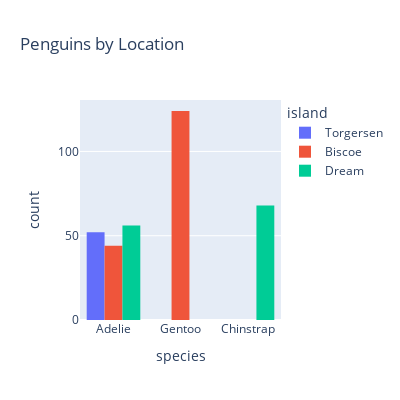

This figure's notebook cell:
### Code cell
fig = px.histogram(peng, x="species",
             color='island', barmode='group',
             height=400,
             width=400,
             title="Penguins by Location")

fig.show()

### Figure 1 — Plotly figure (JSON) as saved in the notebook; plotly's stock layout.template omitted (floating-point values rounded to 4 significant figures; data arrays with more than 128 entries replaced by an {"elided": "..."} marker saying what was removed)
{"data": [{"alignmentgroup": "True", "bingroup": "x", "hovertemplate": "island=Torgersen<br>species=%{x}<br>count=%{y}<extra></extra>", "legendgroup": "Torgersen", "marker": {"color": "#636efa", "pattern": {"shape": ""}}, "name": "Torgersen", "offsetgroup": "Torgersen", "orientation": "v", "showlegend": true, "type": "histogram", "x": ["Adelie", "Adelie", "Adelie", "Adelie", "Adelie", "Adelie", "Adelie", "Adelie", "Adelie", "Adelie", "Adelie", "Adelie", "Adelie", "Adelie", "Adelie", "Adelie", "Adelie", "Adelie", "Adelie", "Adelie", "Adelie", "Adelie", "Adelie", "Adelie", "Adelie", "Adelie", "Adelie", "Adelie", "Adelie", "Adelie", "Adelie", "Adelie", "Adelie", "Adelie", "Adelie", "Adelie", "Adelie", "Adelie", "Adelie", "Adelie", "Adelie", "Adelie", "Adelie", "Adelie", "Adelie", "Adelie", "Adelie", "Adelie", "Adelie", "Adelie", "Adelie", "Adelie"], "xaxis": "x", "yaxis": "y"}, {"alignmentgroup": "True", "bingroup": "x", "hovertemplate": "island=Biscoe<br>species=%{x}<br>count=%{y}<extra></extra>", "legendgroup": "Biscoe", "marker": {"color": "#EF553B", "pattern": {"shape": ""}}, "name": "Biscoe", "offsetgroup": "Biscoe", "orientation": "v", "showlegend": true, "type": "histogram", "x": {"elided": "168 str values"}, "xaxis": "x", "yaxis": "y"}, {"alignmentgroup": "True", "bingroup": "x", "hovertemplate": "island=Dream<br>species=%{x}<br>count=%{y}<extra></extra>", "legendgroup": "Dream", "marker": {"color": "#00cc96", "pattern": {"shape": ""}}, "name": "Dream", "offsetgroup": "Dream", "orientation": "v", "showlegend": true, "type": "histogram", "x": ["Adelie", "Adelie", "Adelie", "Adelie", "Adelie", "Adelie", "Adelie", "Adelie", "Adelie", "Adelie", "Adelie", "Adelie", "Adelie", "Adelie", "Adelie", "Adelie", "Adelie", "Adelie", "Adelie", "Adelie", "Adelie", "Adelie", "Adelie", "Adelie", "Adelie", "Adelie", "Adelie", "Adelie", "Adelie", "Adelie", "Adelie", "Adelie", "Adelie", "Adelie", "Adelie", "Adelie", "Adelie", "Adelie", "Adelie", "Adelie", "Adelie", "Adelie", "Adelie", "Adelie", "Adelie", "Adelie", "Adelie", "Adelie", "Adelie", "Adelie", "Adelie", "Adelie", "Adelie", "Adelie", "Adelie", "Adelie", "Chinstrap", "Chinstrap", "Chinstrap", "Chinstrap", "Chinstrap", "Chinstrap", "Chinstrap", "Chinstrap", "Chinstrap", "Chinstrap", "Chinstrap", "Chinstrap", "Chinstrap", "Chinstrap", "Chinstrap", "Chinstrap", "Chinstrap", "Chinstrap", "Chinstrap", "Chinstrap", "Chinstrap", "Chinstrap", "Chinstrap", "Chinstrap", "Chinstrap", "Chinstrap", "Chinstrap", "Chinstrap", "Chinstrap", "Chinstrap", "Chinstrap", "Chinstrap", "Chinstrap", "Chinstrap", "Chinstrap", "Chinstrap", "Chinstrap", "Chinstrap", "Chinstrap", "Chinstrap", "Chinstrap", "Chinstrap", "Chinstrap", "Chinstrap", "Chinstrap", "Chinstrap", "Chinstrap", "Chinstrap", "Chinstrap", "Chinstrap", "Chinstrap", "Chinstrap", "Chinstrap", "Chinstrap", "Chinstrap", "Chinstrap", "Chinstrap", "Chinstrap", "Chinstrap", "Chinstrap", "Chinstrap", "Chinstrap", "Chinstrap", "Chinstrap", "Chinstrap", "Chinstrap", "Chinstrap", "Chinstrap"], "xaxis": "x", "yaxis": "y"}], "layout": {"barmode": "group", "height": 400, "legend": {"title": {"text": "island"}, "tracegroupgap": 0}, "title": {"text": "Penguins by Location"}, "width": 400, "xaxis": {"anchor": "y", "domain": [0, 1], "title": {"text": "species"}}, "yaxis": {"anchor": "x", "domain": [0, 1], "title": {"text": "count"}}}}
